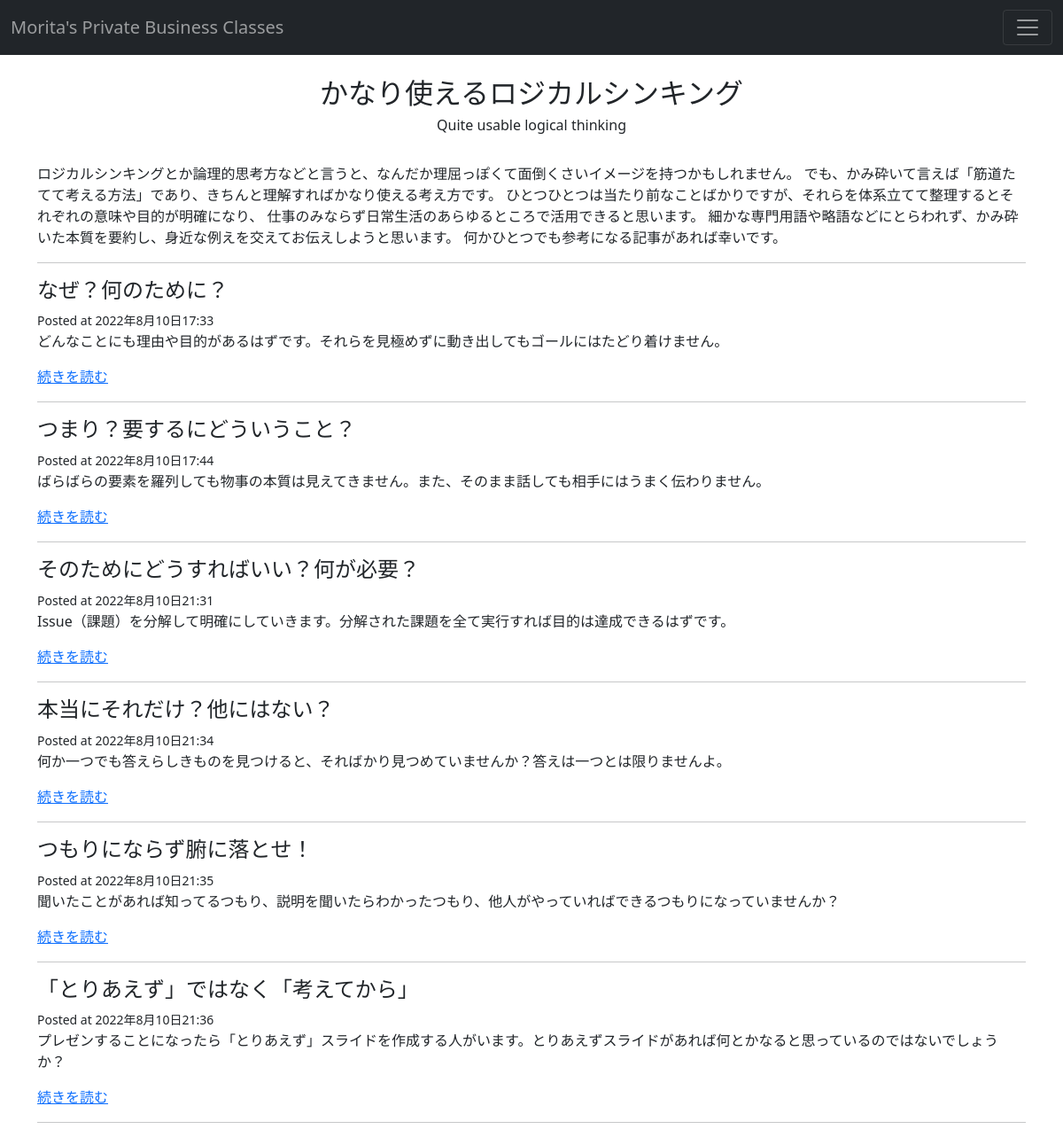
Screenshot of /blog/ with the database file from the repository.
### blog/models.py (models this page shows)
class Post(models.Model):
    title = models.CharField(max_length=255)
    slug = models.SlugField()
    intro = models.TextField()
    body = models.TextField()
    posted_date = models.DateTimeField(auto_now_add=True)

### blog/views.py (the view)
# urls.py: path('', include('blog.urls')),
def blog(request):
    posts = Post.objects.all()
    return render(request, "blog/blog.html", {"posts": posts})

### templates/blog/blog.html
{% extends "blog/base.html" %}
{% load django_bootstrap5 %}
{% block content %}
 <br>
 <h2 style="text-align: center;">かなり使えるロジカルシンキング</h2>
 <h6 style="text-align: center;">Quite usable logical thinking</h6>
 <br>
 <p>ロジカルシンキングとか論理的思考方などと言うと、なんだか理屈っぽくて面倒くさいイメージを持つかもしれません。
    でも、かみ砕いて言えば「筋道たてて考える方法」であり、きちんと理解すればかなり使える考え方です。
    ひとつひとつは当たり前なことばかりですが、それらを体系立てて整理するとそれぞれの意味や目的が明確になり、
    仕事のみならず日常生活のあらゆるところで活用できると思います。
    細かな専門用語や略語などにとらわれず、かみ砕いた本質を要約し、身近な例えを交えてお伝えしようと思います。
    何かひとつでも参考になる記事があれば幸いです。</p>
 <hr>
{% for post in posts %}
    <div class="post_block">
        <h4 class="subtitle">{{post.title}}</h4>
        <small>Posted at {{post.posted_date}}</small>
        <p>{{post.intro}}</p>
        <a href="{% url 'post_detail' post.slug %}">続きを読む</a>
    <hr>
 </div>
 {% endfor %}
{% endblock %}

### templates/blog/base.html (shortened to what this page needs)
<!DOCTYPE html>
<html lang="ja">
<head>
    <link href="https://cdn.jsdelivr.net/npm/bootstrap@5.0.2/dist/css/bootstrap.min.css" rel="stylesheet">
</head>
<body>
    <nav class="navbar navbar-dark bg-dark">
        <div class="container-fluid">
            <span class="navbar-text" style="font-size: 20px;">
                Morita's Private Business Classes
            </span>
            <button class="navbar-toggler" type="button" data-bs-toggle="collapse" data-bs-target="#navbarTogglerDemo01" aria-controls="navbarTogglerDemo01" aria-expanded="false" aria-label="Toggle navigation">
                <span class="navbar-toggler-icon"></span>
            </button>
        </div>
    </nav>
    <section>
        <div class="container-sm">
            {% block content %}
            {% endblock %}
        </div>
    </section>
</body>
</html>

### rows the page displays
Post: title "なぜ？何のために？", posted_date "2022年8月10日17:33", intro "どんなことにも理由や目的があるはずです。それらを見極めずに動き出してもゴールにはたどり着けません。"
Post: title "つまり？要するにどういうこと？", posted_date "2022年8月10日17:44", intro "ばらばらの要素を羅列しても物事の本質は見えてきません。また、そのまま話しても相手にはうまく伝わりません。"
Post: title "そのためにどうすればいい？何が必要？", posted_date "2022年8月10日21:31", intro "Issue（課題）を分解して明確にしていきます。分解された課題を全て実行すれば目的は達成できるはずです。"
Post: title "本当にそれだけ？他にはない？", posted_date "2022年8月10日21:34", intro "何か一つでも答えらしきものを見つけると、そればかり見つめていませんか？答えは一つとは限りませんよ。"
Post: title "つもりにならず腑に落とせ！", posted_date "2022年8月10日21:35", intro "聞いたことがあれば知ってるつもり、説明を聞いたらわかったつもり、他人がやっていればできるつもりになっていませんか？"
Post: title "「とりあえず」ではなく「考えてから」", posted_date "2022年8月10日21:36", intro "プレゼンすることになったら「とりあえず」スライドを作成する人がいます。とりあえずスライドがあれば何とかなると思っているのではないでしょうか？"
